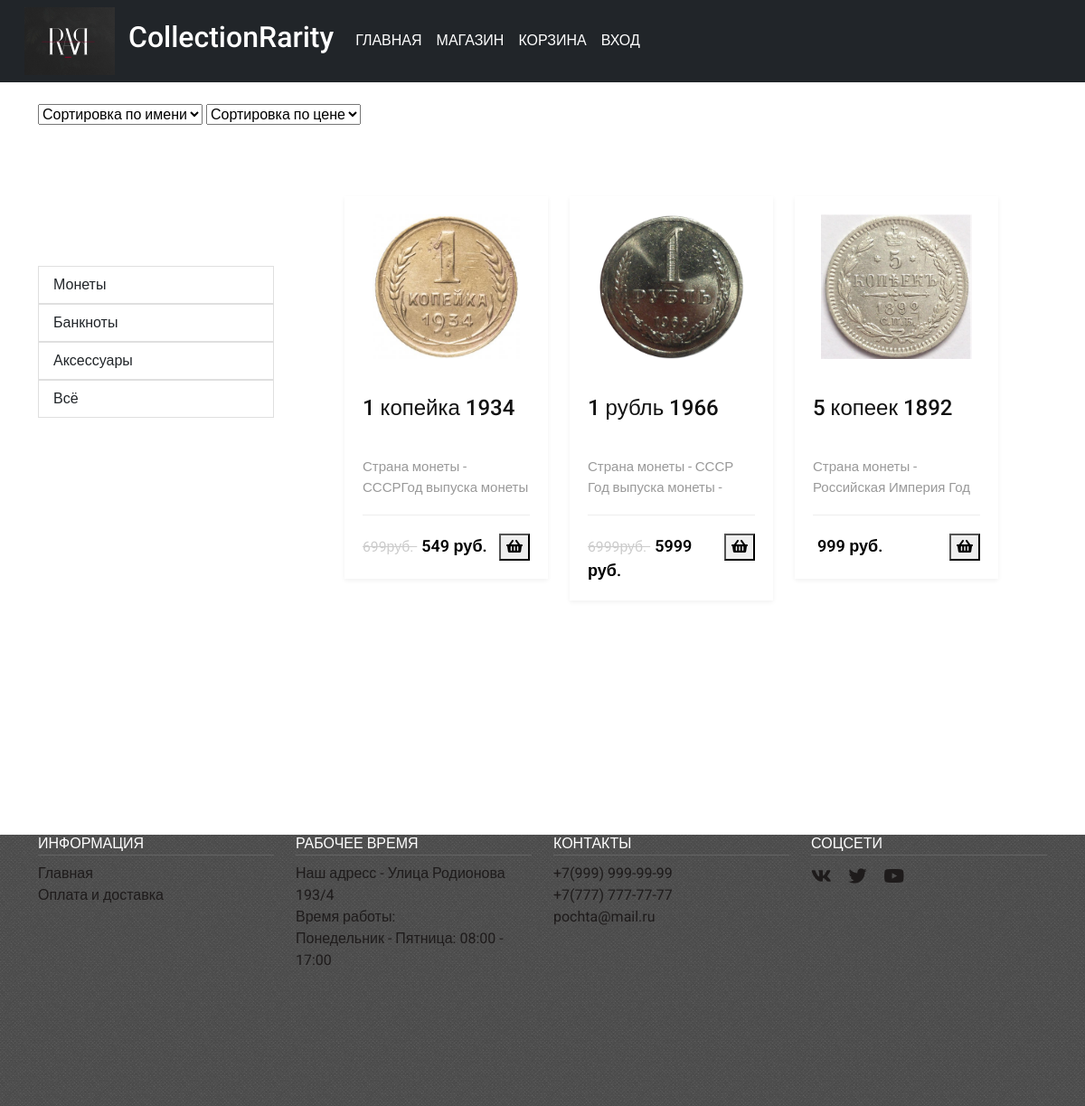
/index.php?page=product_cat&id_cat=1, run on the app's committed database.
### tables this page shows
CREATE TABLE `category` (
  `id_category` int(11) NOT NULL,
  `name` varchar(20) NOT NULL,
  `img` varchar(40) NOT NULL
);

CREATE TABLE `products` (
  `id` int(11) NOT NULL,
  `name` varchar(30) NOT NULL,
  `category` int(3) NOT NULL,
  `desc` text NOT NULL,
  `imgs` varchar(40) NOT NULL,
  `price` int(5) NOT NULL,
  `discount` varchar(20) DEFAULT NULL
);

### templates/catalog.php (the view, shortened to what this page needs)
<div class="container content">
	<div class="sort-block mb-4 mt-4">
	<form action="">
            <select onchange="location=value">
                <option value="" selected="selected">Сортировка по имени</option>
            </select>
            <select onchange="location=value">
                <option value="" selected="selected">Сортировка по цене</option>
            </select>
        </form>
	</div>
	<div class="row">
		<div class="col-lg-3">
			<ul class="list-group">
				<?php
				$sql_cat = $link->query("select * from `category`");
				foreach ($sql_cat as $cat) :
				?>
				<a href="index.php?page=product_cat&id_cat=<?php echo $cat['id_category']; ?>">
					<li class="list-group-item"><?php echo $cat['name']; ?></li>
				</a>
				<?php endforeach; ?>
				<a href="index.php?page=product_cat&id_cat=0">
					<li class="list-group-item">Всё</li>
				</a>
			</ul>
		</div>
		<div class="col-md-9">
			<section class="main-content">
				<div class="container">
					<div class="row">
						<?php
						foreach ($sql as $good):
						?>
						<div class="col-lg-4 col-sm-4 mb-4 mt-4">
							<div class="product-card">
								<div class="product-thumb"><a href="index.php?page=tovarCart&id=<?php echo $good['id']?>"><img src="<?php echo $good['imgs']; ?>" alt=""></a>
								</div>
								<div class="product-details">
									<h4><a href="index.php?page=tovarCart&id=<?php echo $good['id']?>"><?php echo $good['name']; ?></a></h4>
									<p><?php echo $good['desc']; ?></p>
									<div class="product-bottom-details d-flex justify-content-between">
										<div class="product-price">
											<small><?php echo $good['discount']; ?> </small> <?php echo $good['price']." руб."; ?>
										</div>
										<div class="product-links">
        <form id="form1" name="form1" action="add_cart.php" method="post">
          <button class='add_to_cart' type="submit"  name="submit"><i class="fas fa-shopping-basket"></i></button>
        </form>
										</div>
									</div>
								</div>
							</div>
						</div>
						<?php endforeach;?>
					</div>
				</div>
			</section>
		</div>
	</div>
</div>

### styles/style.css (style rules this page uses)
html { font-size: 16px; }
body { font-family: 'Roboto', sans-serif; font-size: 16px; font-weight: 400; color: #000; background-color: #fff; min-width: 320px; }
img { max-width: 100%; height: auto; }
a { color: #111; }
.product-card { box-shadow: 0 2px 5px 0 rgba(0, 0, 0, 0.06); transition: all .3s; }
.product-thumb a { display: flex; align-items: center; justify-content: center; height: 200px; padding: 20px; }
.product-thumb img { max-width: 100%; max-height: 100%; }
.product-details { padding: 20px; }
.product-details h4 a { font-weight: 500; display: block; height: 60px; overflow: hidden; text-decoration: none; }
.product-details p { font-size: 15px; margin-bottom: 20px; color: #999; height: 44px; overflow: hidden; }
.product-bottom-details { overflow: hidden; border-top: 1px solid #eee; padding-top: 20px; }
.product-price { font-size: 18px; font-weight: 600; }
.product-price small { color: #ccc; font-weight: 400; text-decoration: line-through; margin-right: 5px; }
.main-content { min-height: 700px; margin: 30px; }
.list-group a { text-decoration: none; }
.list-group { padding-top: 50%; }

### data on the page
category: name "Монеты"
category: name "Банкноты"
category: name "Аксессуары"
products: imgs (picture), name "1 копейка 1934", desc "Страна монеты - СССРГод выпуска монеты…", discount "699руб.", price "549"
products: shows a picture, name "1 рубль 1966", desc "Страна монеты - СССР Год выпуска монеты -…", discount "6999руб.", price "5999"
products: shows a picture, name "5 копеек 1892", desc "Страна монеты - Российская Империя Год…", price "999"
